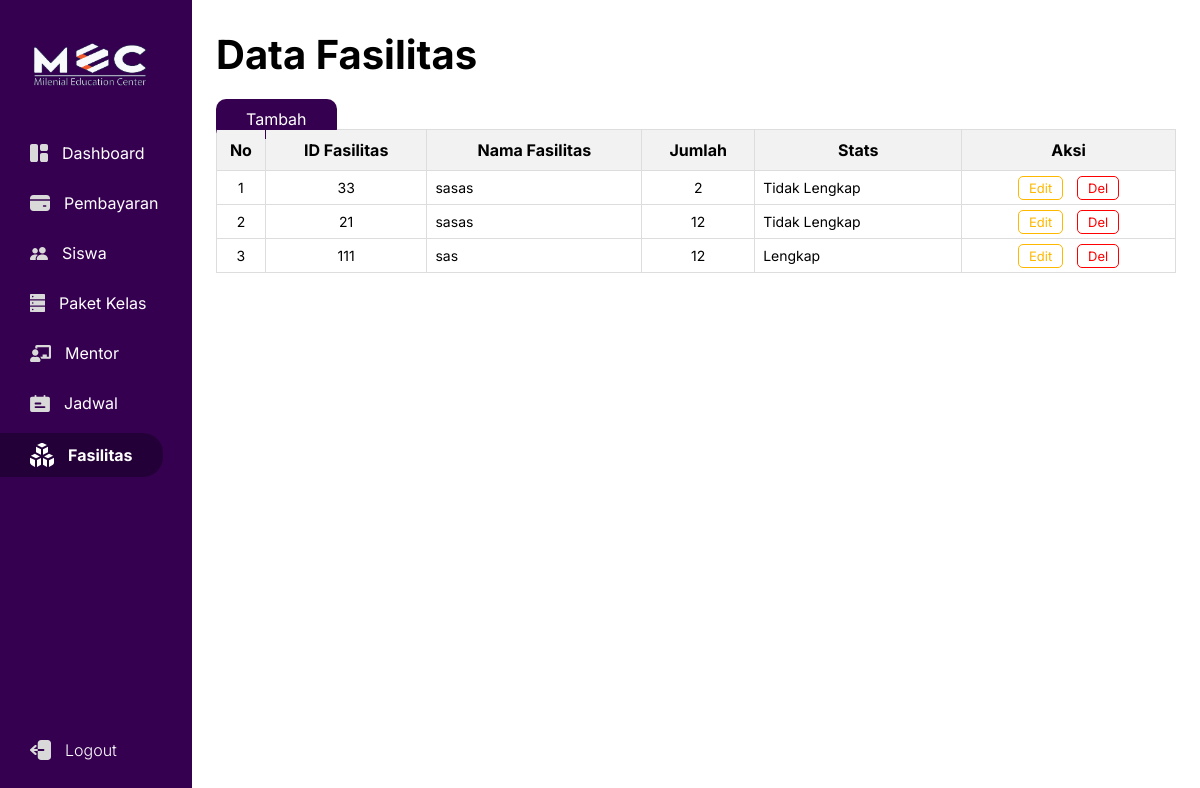
The app's page /OOP/fasilitas/index.php with its own data.
### tables this page shows
CREATE TABLE `table_fasilitas` (
  `id_fasilitas` int(11) NOT NULL,
  `nama_fasilitas` varchar(255) NOT NULL,
  `jumlah` int(16) NOT NULL,
  `status_fasilitas` enum('Lengkap','Tidak Lengkap','','') NOT NULL
);

### OOP/koneksi.php (called while the page is built, shortened)
<?php
class koneksi
{
  private $hostname = "localhost";
  private $username = "root";
  private $password = "";
  private $name = "db_bimbelonline";
  public function __construct()
  {
    $this->koneksi = new mysqli($this->hostname, $this->username, $this->password, $this->name);
  }
}

### OOP/fasilitas/controller.php (called while the page is built, shortened)
<?php
include_once '../koneksi.php';
class Controller extends koneksi
{
    public function query($data)
    {
        $perintah_data = $this->koneksi->query($data);
        return $perintah_data;
    }
    public function View()
    {
        $fasilitas = 'SELECT * FROM table_fasilitas';
        $perintah = $this->query($fasilitas);
        return $perintah;
    }
}

### OOP/fasilitas/index.php (the view, shortened to what this page needs)
<?php
require_once '../koneksi.php';
require_once 'controller.php';
$obj = new controller();
$data = $obj->View();
$no = 1;
?>
<!DOCTYPE html>
<html lang="en">
<head>
    <link rel="stylesheet" href="../../assets/style.css">
</head>
<body>
    <div class="container">
        <section class="left">
            <div class="top">
                <img class="logo" src="../../assets/ikon/Logo-MEC.png" alt="">
            </div>
            <div class="sidebar-menu">
                <ul>
                    <li><a href="../../index.php"> <img src="../../assets/ikon/Dashboard.svg" alt=""> Dashboard</a></li>
                    <li><a href="../pembayaran/index.php"> <img src="../../assets/ikon/payment.svg" alt=""> Pembayaran</a></li>
                    <li><a href="../member/member.php"> <img src="../../assets/ikon/Siswa.svg" alt=""> Siswa</a></li>
                    <li><a href="../peket_kelas/index.php"> <img src="../../assets/ikon/Pkt_kelas.svg" alt=""> Paket Kelas</a></li>
                    <li><a href="../mentor/index.php"> <img src="../../assets/ikon/Mentor.svg" alt=""> Mentor</a></li>
                    <li><a href="../jadwal/index_jadwal.php"> <img src="../../assets/ikon/Jadwal.svg" alt=""> Jadwal</a></li>
                    <li><a class="active" href="../fasilitas/index.php"> <img src="../../assets/ikon/active-fasilitas.svg" alt=""> Fasilitas</a></li>
                    <li><a class="log-out-btn"> <img src="../../assets/ikon/logout.svg" alt=""> Logout</a></li>
                </ul>
            </div>
        </section>
        <section class="right">
            <div class="top">
                <h1>Data Fasilitas</h1>
            </div>
            <div class="content">
                <a class="btn-add" onclick="togglePopup()">Tambah</a>
                <table>
                    <thead>
                        <tr>
                            <th>No</th>
                            <th>ID Fasilitas</th>
                            <th>Nama Fasilitas</th>
                            <th>Jumlah</th>
                            <th>Stats</th>
                            <th>Aksi</th>
                        </tr>
                    </thead>
                    <tbody>
                        <?php
                        while ($row = $data->fetch_assoc()) {
                        ?>
                            <tr>
                                <td class="td-no"><?php echo $no; ?></td>
                                <td class="td-no"><?php echo $row['id_fasilitas']; ?></td>
                                <td><?php echo $row['nama_fasilitas']; ?></td>
                                <td class="td-no"><?php echo $row['jumlah']; ?></td>
                                <td><?php echo $row['status_fasilitas']; ?></td>
                                <td class="btn-aksi td-no">
                                    <a class="btn-edit" onclick="showEditPopup(<?php echo $row['id_fasilitas']; ?>)">Edit</a>
                                    <a class="btn-hapus" onclick="showDelPopup(<?php echo $row['id_fasilitas']; ?>)">Del</a>
                                </td>
                            <?php $no += 1;
                        } ?>
                            </tr>
                    </tbody>
                </table>
            </div>
        </section>
    </div>
</body>
</html>

### assets/style.css (style rules this page uses)
* { margin: 0; padding: 0; font-family: 'Inter', sans-serif; }
.container { display: flex; }
.logo { width: 120px; padding-top: 10px; margin-bottom: 10px; }
.left { background-color: #360050; color: #fff; width: 240px; height: 100vh; }
.left .top { padding: 30px; }
.left .sidebar-menu .log-out-btn { position: fixed; bottom: 10px; margin-bottom: 20px; color: #fff; border: none; border-radius: 12px; cursor: pointer; font-weight: 300; z-index: 999; }
.sidebar-menu img { margin-right: 14px; }
.sidebar-menu li { list-style: none; margin-bottom: 10px; text-align: left; color: #B9B9B9; display: flex; align-items: center; }
.sidebar-menu li .active { color: white; background-color: #240038; border-top-right-radius: 20px; border-bottom-right-radius: 20px; font-weight: 700; }
.left .sidebar-menu li a { color: #fff; text-decoration: none; font-size: 16px; padding-top: 10px; padding-bottom: 10px; padding-left: 30px; padding-right: 30px; display: flex; align-items: center; }
.right { padding: 0px 24px; width: 1200px; }
.right .top { margin-top: 30px; margin-bottom: 30px; }
.right .top h1 { font-size: 40px; }
.right .content .btn-add { background-color: #360050; cursor: pointer; padding: 10px 30px; color: white; text-decoration: none; border-radius: 10px; }
table { border-collapse: collapse; width: 100%; margin-top: 0px; padding-top: 0px; }
td.td-no { text-align: center; }
td { border: 1px solid #dddddd; text-align: left; padding: 8px; font-size: 14px; }
th { text-align: center; position: sticky; top: 0; background-color: #f2f2f2; border: 1px solid #dddddd; padding: 10px 2px; font-size: 16px; }
thead tr { top: 0; }
.btn-edit { background-color: transparent; cursor: pointer; font-size: 13px; padding: 3px 10px; border-radius: 5px; border: 0.7px solid #FFB800; margin-right: 10px; text-decoration: none; color: #FFB800; }
.btn-hapus { font-size: 13px; background-color: transparent; padding: 3px 10px; cursor: pointer; color: #ff0000; border-radius: 5px; text-decoration: none; border: 0.7px solid #ff0000; }

### records on screen
table_fasilitas: id_fasilitas "33", nama_fasilitas "sasas", jumlah "2", status_fasilitas "Tidak Lengkap"
table_fasilitas: id_fasilitas "21", nama_fasilitas "sasas", jumlah "12", status_fasilitas "Tidak Lengkap"
table_fasilitas: id_fasilitas "111", nama_fasilitas "sas", jumlah "12", status_fasilitas "Lengkap"
